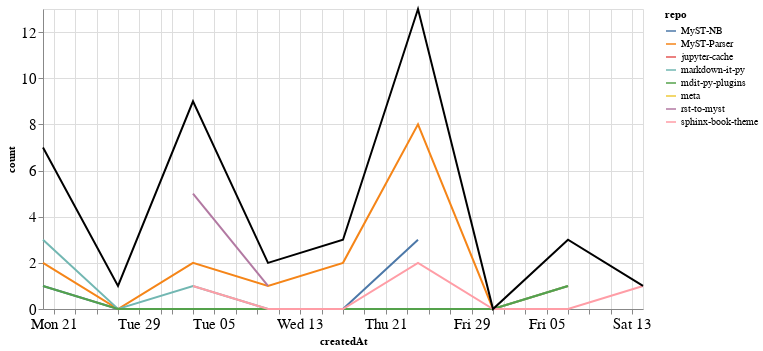

The cell this chart's notebook holds for it:
### Markdown cell above
### PRs

### Code cell
prs_time = prs.groupby('repo').resample('W', on='createdAt').count()['author'].reset_index()
prs_time = prs_time.rename(columns={'author': 'count'})
prs_time_total = prs_time.groupby('createdAt').agg({"count": "sum"}).reset_index()

ch1 = alt.Chart(prs_time, width=600).mark_line().encode(
    x='createdAt',
    y='count',
    color='repo',
    tooltip="repo"
)

ch2 = alt.Chart(prs_time_total, width=600).mark_line(color="black").encode(
    x='createdAt',
    y='count',
)

ch1 + ch2

### Figure 1 — Vega-Lite specification as saved in the notebook (floating-point values rounded to 4 significant figures)
{"config": {"axisLeft": {"labelFontSize": 15}, "axisBottom": {"labelFontSize": 15}}, "layer": [{"data": {"name": "data-cdb74f62ff4a77794de2667240bf1882"}, "mark": "line", "encoding": {"color": {"type": "nominal", "field": "repo"}, "tooltip": {"type": "nominal", "field": "repo"}, "x": {"type": "temporal", "field": "createdAt"}, "y": {"type": "quantitative", "field": "count"}}, "width": 600}, {"data": {"name": "data-6cac5ce5868d608a4be5660398741050"}, "mark": {"type": "line", "color": "black"}, "encoding": {"x": {"type": "temporal", "field": "createdAt"}, "y": {"type": "quantitative", "field": "count"}}, "width": 600}], "$schema": "https://vega.github.io/schema/vega-lite/v4.8.1.json", "datasets": {"data-cdb74f62ff4a77794de2667240bf1882": [{"repo": "MyST-NB", "createdAt": "2020-12-20T00:00:00", "count": 1}, {"repo": "MyST-NB", "createdAt": "2020-12-27T00:00:00", "count": 0}, {"repo": "MyST-NB", "createdAt": "2021-01-03T00:00:00", "count": 0}, {"repo": "MyST-NB", "createdAt": "2021-01-10T00:00:00", "count": 0}, {"repo": "MyST-NB", "createdAt": "2021-01-17T00:00:00", "count": 0}, {"repo": "MyST-NB", "createdAt": "2021-01-24T00:00:00", "count": 3}, {"repo": "MyST-Parser", "createdAt": "2020-12-20T00:00:00", "count": 2}, {"repo": "MyST-Parser", "createdAt": "2020-12-27T00:00:00", "count": 0}, {"repo": "MyST-Parser", "createdAt": "2021-01-03T00:00:00", "count": 2}, {"repo": "MyST-Parser", "createdAt": "2021-01-10T00:00:00", "count": 1}, {"repo": "MyST-Parser", "createdAt": "2021-01-17T00:00:00", "count": 2}, {"repo": "MyST-Parser", "createdAt": "2021-01-24T00:00:00", "count": 8}, {"repo": "MyST-Parser", "createdAt": "2021-01-31T00:00:00", "count": 0}, {"repo": "MyST-Parser", "createdAt": "2021-02-07T00:00:00", "count": 1}, {"repo": "jupyter-cache", "createdAt": "2021-01-17T00:00:00", "count": 1}, {"repo": "markdown-it-py", "createdAt": "2020-12-20T00:00:00", "count": 3}, {"repo": "markdown-it-py", "createdAt": "2020-12-27T00:00:00", "count": 0}, {"repo": "markdown-it-py", "createdAt": "2021-01-03T00:00:00", "count": 1}, {"repo": "markdown-it-py", "createdAt": "2021-01-10T00:00:00", "count": 0}, {"repo": "markdown-it-py", "createdAt": "2021-01-17T00:00:00", "count": 0}, {"repo": "markdown-it-py", "createdAt": "2021-01-24T00:00:00", "count": 0}, {"repo": "markdown-it-py", "createdAt": "2021-01-31T00:00:00", "count": 0}, {"repo": "markdown-it-py", "createdAt": "2021-02-07T00:00:00", "count": 1}, {"repo": "mdit-py-plugins", "createdAt": "2020-12-20T00:00:00", "count": 1}, {"repo": "mdit-py-plugins", "createdAt": "2020-12-27T00:00:00", "count": 0}, {"repo": "mdit-py-plugins", "createdAt": "2021-01-03T00:00:00", "count": 0}, {"repo": "mdit-py-plugins", "createdAt": "2021-01-10T00:00:00", "count": 0}, {"repo": "mdit-py-plugins", "createdAt": "2021-01-17T00:00:00", "count": 0}, {"repo": "mdit-py-plugins", "createdAt": "2021-01-24T00:00:00", "count": 0}, {"repo": "mdit-py-plugins", "createdAt": "2021-01-31T00:00:00", "count": 0}, {"repo": "mdit-py-plugins", "createdAt": "2021-02-07T00:00:00", "count": 1}, {"repo": "meta", "createdAt": "2020-12-27T00:00:00", "count": 1}, {"repo": "rst-to-myst", "createdAt": "2021-01-03T00:00:00", "count": 5}, {"repo": "rst-to-myst", "createdAt": "2021-01-10T00:00:00", "count": 1}, {"repo": "sphinx-book-theme", "createdAt": "2021-01-03T00:00:00", "count": 1}, {"repo": "sphinx-book-theme", "createdAt": "2021-01-10T00:00:00", "count": 0}, {"repo": "sphinx-book-theme", "createdAt": "2021-01-17T00:00:00", "count": 0}, {"repo": "sphinx-book-theme", "createdAt": "2021-01-24T00:00:00", "count": 2}, {"repo": "sphinx-book-theme", "createdAt": "2021-01-31T00:00:00", "count": 0}, {"repo": "sphinx-book-theme", "createdAt": "2021-02-07T00:00:00", "count": 0}, {"repo": "sphinx-book-theme", "createdAt": "2021-02-14T00:00:00", "count": 1}], "data-6cac5ce5868d608a4be5660398741050": [{"createdAt": "2020-12-20T00:00:00", "count": 7}, {"createdAt": "2020-12-27T00:00:00", "count": 1}, {"createdAt": "2021-01-03T00:00:00", "count": 9}, {"createdAt": "2021-01-10T00:00:00", "count": 2}, {"createdAt": "2021-01-17T00:00:00", "count": 3}, {"createdAt": "2021-01-24T00:00:00", "count": 13}, {"createdAt": "2021-01-31T00:00:00", "count": 0}, {"createdAt": "2021-02-07T00:00:00", "count": 3}, {"createdAt": "2021-02-14T00:00:00", "count": 1}]}}
